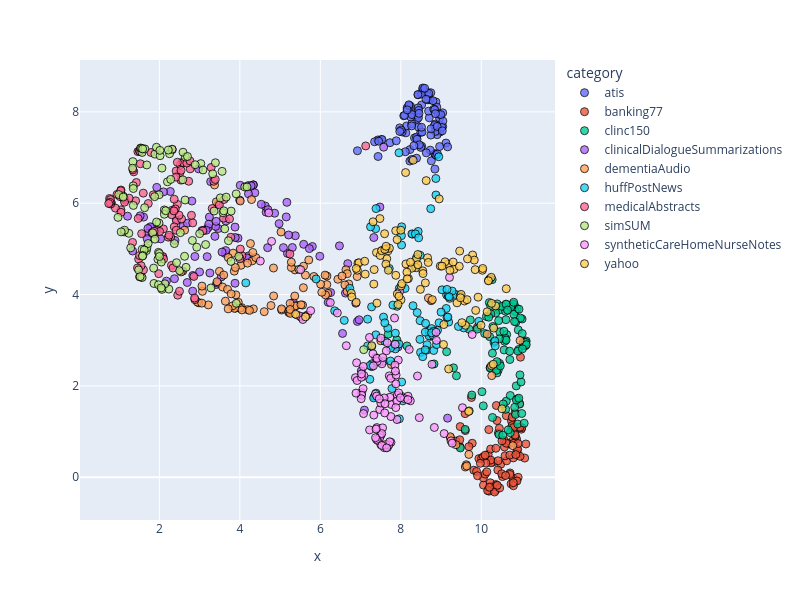

Notebook cell for this chart:
### Code cell
dimensionality_reduction_plots(file_paths="./outputsTrain/*/mean_model_zero_shot_classification.csv")
